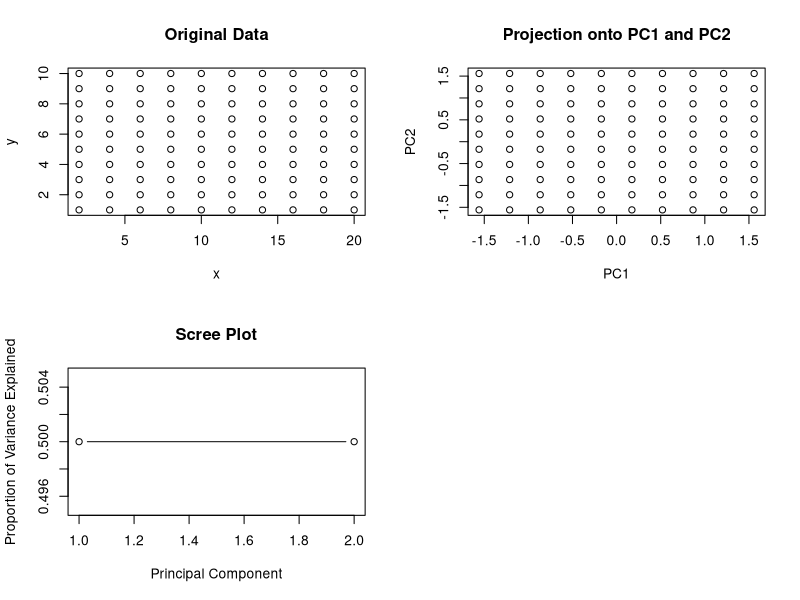
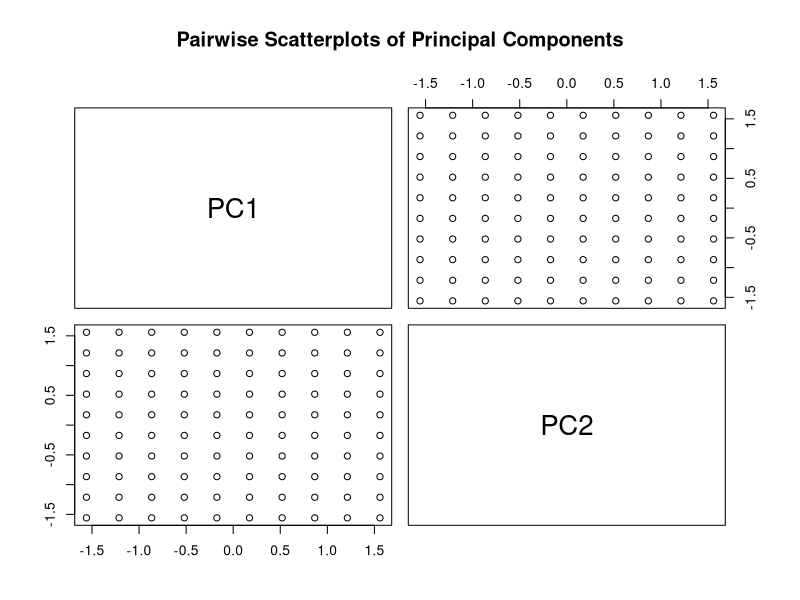

R code for these plots, in order:
# Load data
d <- expand.grid(x = 1:10, y = 1:10)
d$x <- 2 * d$x  # Scale x-values

png("unit3/output/p2_prcomp_simpledata.png",width = 1000, height = 1000)
par(mfrow = c(2, 2))
plot(d, main = "Original Data")
# Apply PCA
pca_result <- prcomp(d, center = TRUE, scale = TRUE)
pc_df <- as.data.frame(pca_result$x)

# Print variance explained
#how much each principal component contributes to the total variance.
variance_explained <- pca_result$sdev^2 / sum(pca_result$sdev^2)
print("Shows proportion of variance explained")
print(variance_explained)  # Shows proportion of variance explained
print("Shows the actual value of variance explained(codevalue):")
print(pca_result$sdev^2) # Shows the actual value of variance explained

# Scree plot to visualize 
plot(pc_df, main = "Projection onto PC1 and PC2")
plot(variance_explained, type = "b", main = "Scree Plot", 
     xlab = "Principal Component", ylab = "Proportion of Variance Explained")
dev.off()
png("unit3/output/p2_prcomp_simpledata_pairwise.png",width = 1000, height = 1000)
pairs(pc_df[, 1:2], main = "Pairwise Scatterplots of Principal Components")
dev.off()
